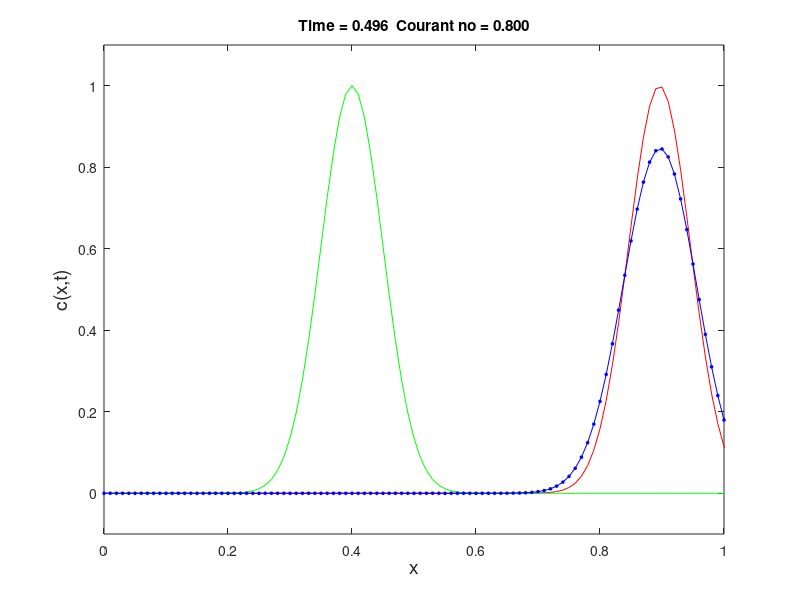

MATLAB code to generate this figure:
% first order upwind finite difference solution to 1d advection equation
% with exponential initial distribution
% clear workspace
clear
clc

%define variables
xmin = 0;
xmax = 1;
N = 100;            % no. nodes - 1
dt = 0.008;         % time step
t = 0;              % initial time
tmax = 0.5;         % max value of time
u = 1;              % flow velocity (celerity)

% discretization of domain
dx = (xmax - xmin)/N;
x = xmin - dx : dx : xmax + dx;  
% x values go from xmin to xmax in steps of dx with two 'ghost nodes'

% set initial conditions
c0 = exp(-200*(x-0.4).^2);
% plot(x,c0);         % plot initial distribution
c = c0;             % set initial conditions for c
cnew = c0;          % set initial conditions for c at next time step

% set up time loop
nsteps = tmax/dt;
Cr = u*dt/dx;           % Courant number

for n = 1: nsteps
        
    % for loop for first order upwind scheme
    for i = 2 : N + 2
        cnew(i) = c(i) - Cr*(c(i) - c(i-1));
        if (cnew(i)<1E-5)
            cnew(i) = 0;
        end
    end
    cnew(1) = cnew(3);
    cnew(N+3) = cnew(N+1);
    
    % update t and c
    t = t + dt;
    c = cnew;
    
    % calculate exact solution
    exact = exp(-200*(x - 0.4 - u*t).^2);

    % plot solution
    plot(x, exact, 'r-');
    hold on
    plot(x,c0,'g-');
    plot(x,c,'bo-','markerfacecolor','b','markersize',2);
    hold off
    axis([xmin xmax -0.1 1.1] )
    xlabel('x','fontsize', 14)
    ylabel('c(x,t)','fontsize',14)
    title(sprintf('Time = %1.3f  Courant no = %1.3f',t,Cr ))
    shg
    pause(dt);

end
